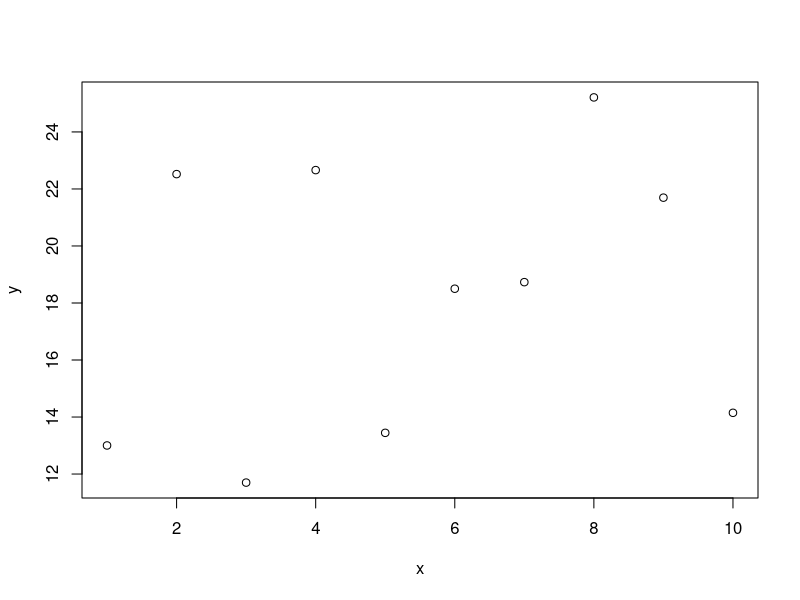

Reproduce this figure in R.
# # Creating the numeric vector
# numbers <- c(2.23, 3.45, 1.87, 2.11, 7.33, 18.34, 19.23)
# 
# # Calculating the average
# average <- mean(numbers)
# 
# # Output the average
# average
# 
# 
# 
# # Initialize the sum variable
# sum_squares <- 0
# 
# # For loop to calculate the sum of squares from 1 to 25
# for (i in 1:25) {
#   sum_squares <- sum_squares + i^2
# }
# 
# # Output the sum of squares
# sum_squares
# 
# 
# # Check the number of rows in the cars dataset
# num_rows <- nrow(cars)
# 
# # Output the number of rows
# num_rows
# 
# 
# 
# 
# 
# # Get the names of the columns in the cars dataset
# column_names <- colnames(cars)
# 
# # Access the name of the second column
# second_column_name <- column_names[2]
# 
# # Output the name of the second column
# second_column_name
# 
# 
# 
# # Calculate the average distance using the second column of the cars dataset
# average_distance <- mean(cars[, 2])
# 
# # Output the average distance
# average_distance
# 
# 
# # Find the row(s) where the distance is 85
# row_with_distance_85 <- which(cars[, 2] == 85)
# 
# # Output the row number(s)
# row_with_distance_85
# 
x <- 1:10
y <- rnorm(10, mean=20, sd=5)
plot(x, y)
